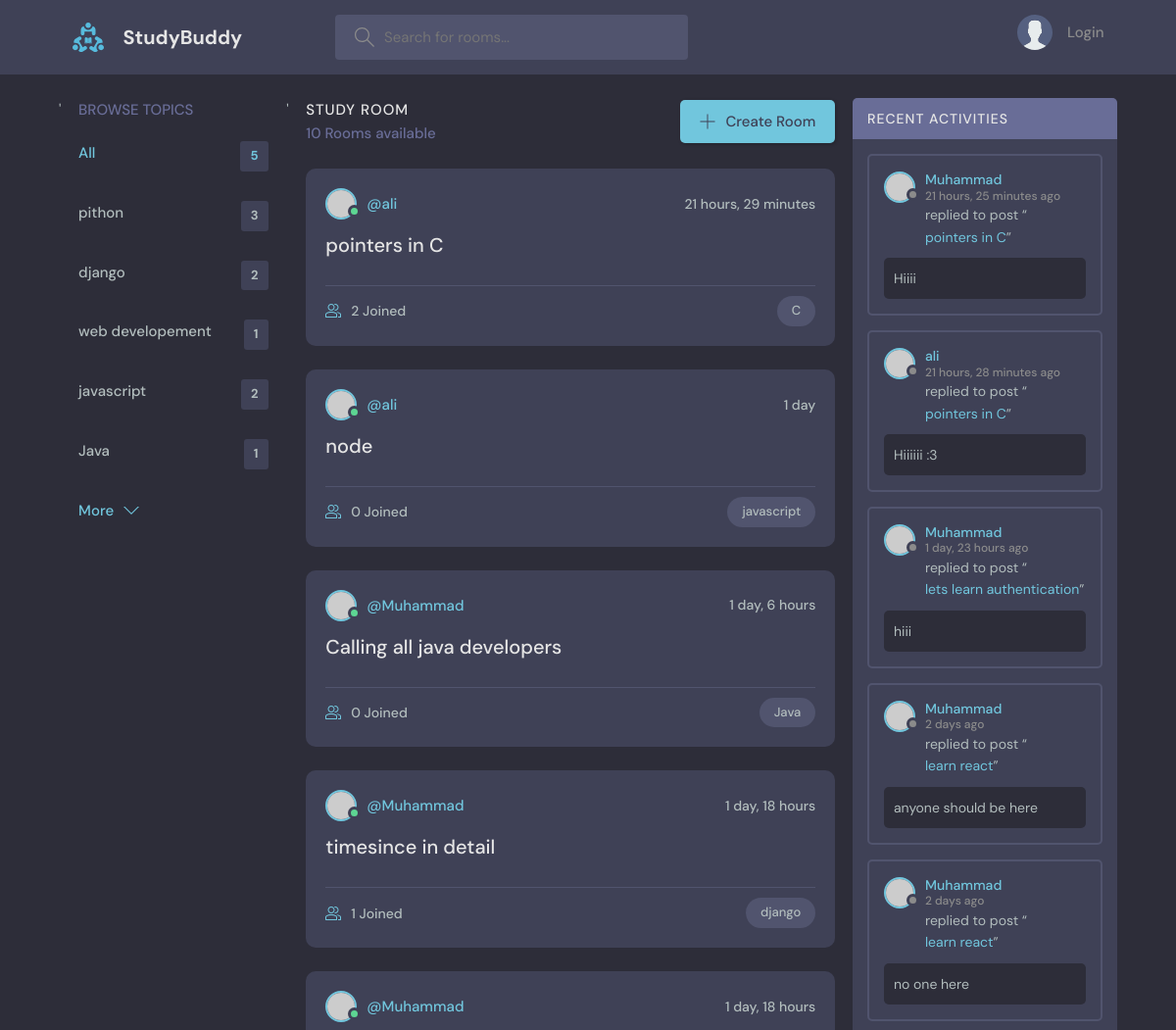
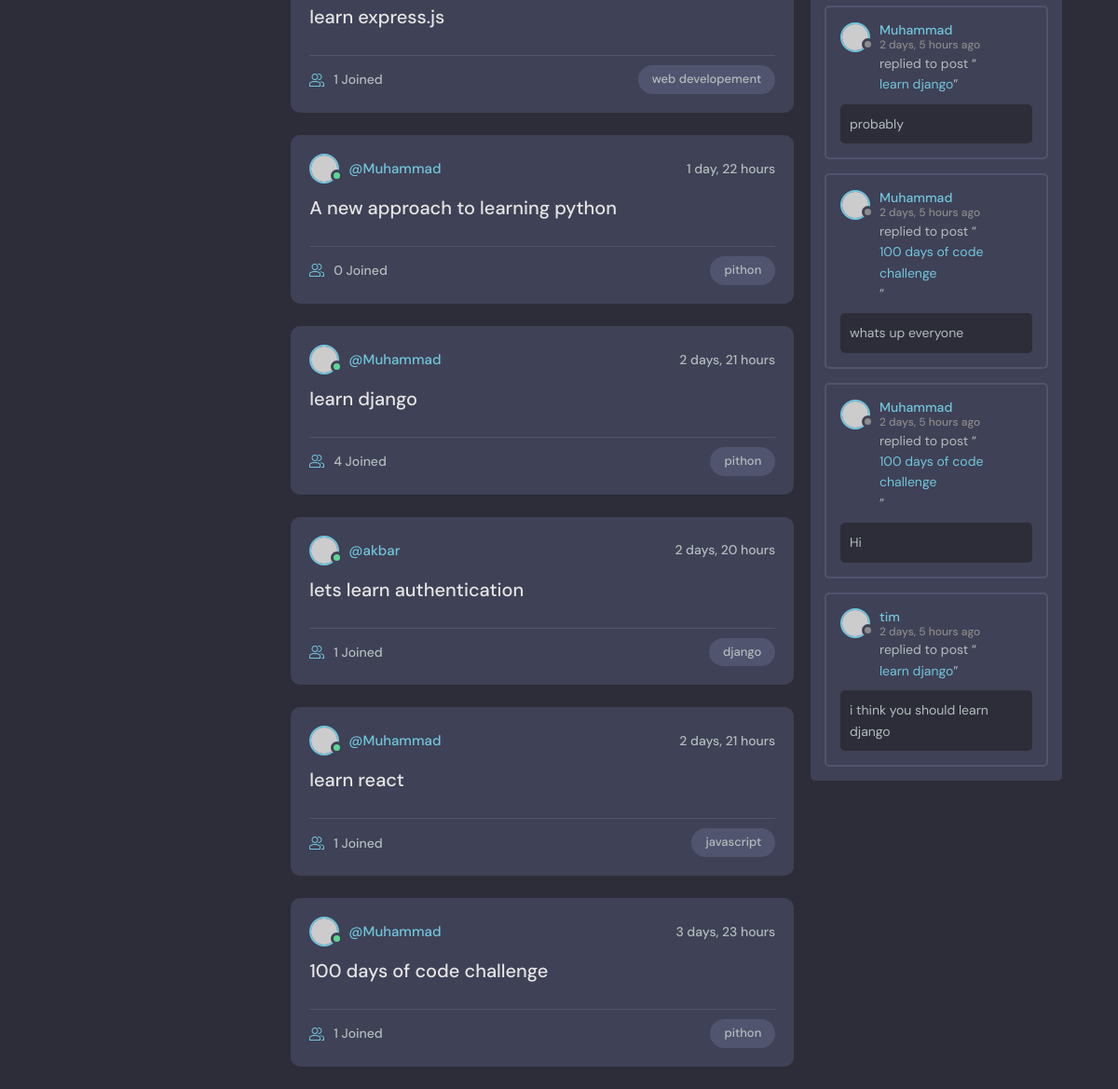
The page / on the database its author committed (2 pictures, top to bottom).
### base/models.py (models this page shows, shortened)
class Topic(models.Model):
    name = models.CharField(max_length=100)

class Room(models.Model):
    host = models.ForeignKey(User, on_delete=models.SET_NULL, null=True)
    topic = models.ForeignKey(Topic, on_delete=models.SET_NULL,null=True)
    name = models.CharField(max_length=200)
    description = models.TextField(null = True, blank=True )
    participants = models.ManyToManyField(User,related_name="participants",blank = True)
    updated = models.DateTimeField(auto_now=True)
    created = models.DateTimeField(auto_now_add=True)
    class Meta:
        ordering = ['-updated', '-created']
    def __str__(self):
        return self.name

class Message(models.Model):
    user = models.ForeignKey(User, on_delete=models.CASCADE)
    room = models.ForeignKey(Room, on_delete=models.CASCADE)
    body = models.TextField()
    updated = models.DateTimeField(auto_now=True)
    created = models.DateTimeField(auto_now_add=True)
    class Meta:
        ordering = ['-updated', '-created']

### base/views.py (the view)
# urls.py: path('',views.home, name = "home"),
def home(request):
    q = request.GET.get('q') if request.GET.get('q') != None else ''
    rooms = Room.objects.filter(Q(topic__name__icontains=q)|Q(name__icontains=q) | Q(description__icontains=q))
    topics = Topic.objects.all()[0:5]
    room_count = rooms.count()
    room_messages = Message.objects.all().filter(Q(room__topic__name__icontains=q))
    context = {'rooms':rooms,'topics':topics,'room_count':room_count, 'room_messages':room_messages}
    return render(request,'base/home.html',context)

### base/templates/base/home.html (shortened to what this page needs)
  {% extends 'main.html' %}
  {% block content %}
    <main class="layout layout--3">
      <div class="container">
        '
          {% include 'base/topics-component.html' %}
'
        <div class="roomList">
          <div class="roomList__header">
            <div>
              <h2>Study Room</h2>
              <p>{{room_count}} Rooms available</p>
            </div>
            <a class="btn btn--main" href="{% url 'create-room' %}">
              <svg version="1.1" xmlns="http://www.w3.org/2000/svg" width="32" height="32" viewBox="0 0 32 32">
                <title>add</title>
                <path
                  d="M16.943 0.943h-1.885v14.115h-14.115v1.885h14.115v14.115h1.885v-14.115h14.115v-1.885h-14.115v-14.115z"
                ></path>
              </svg>
              Create Room
            </a>
          </div>
          {% include 'base/feed-component.html' %}
        </div>
         {% include 'base/activity-component.html' %}
      </div>
    </main>
    {% endblock content %}

### base/templates/base/topics-component.html
<div class="topics">
  <div class="topics__header">
    <h2>Browse Topics</h2>
  </div>
  <ul class="topics__list">
    <li>
      <a href="{% url 'home' %}" class="active">All <span>{{topics.count}}</span></a>
    </li>
    {% for topic in topics %}
    <li>
      <a href="{% url 'home'%}?q={{topic.name}}">{{topic.name}} <span>{{topic.room_set.all.count}}</span></a>
    </li>
 {% endfor %}
  </ul>
  <a class="btn btn--link" href="{% url 'topics' %}">
    More
    <svg version="1.1" xmlns="http://www.w3.org/2000/svg" width="32" height="32" viewBox="0 0 32 32">
      <title>chevron-down</title>
      <path d="M16 21l-13-13h-3l16 16 16-16h-3l-13 13z"></path>
    </svg>
  </a>
</div>

### base/templates/base/feed-component.html (shortened to what this page needs)
{% for room in rooms %}
<div class="roomListRoom">
    <div class="roomListRoom__header">
      <a href="{% url 'user-profile' room.host.id %}" class="roomListRoom__author">
        <div class="avatar avatar--small active">
          <img src="https://randomuser.me/api/portraits/men/11.jpg" />
        </div>
        <span>@{{room.host.username}}</span>
      </a>
      <div class="roomListRoom__actions">
        <span>{{room.created|timesince}}</span>
      </div>
    </div>
    <div class="roomListRoom__content">
      <a href="{% url 'room' room.id %}">{{room.name}}</a>
    </div>
    <div class="roomListRoom__meta">
      <a href="{% url 'room' room.id %}" class="roomListRoom__joined">
       {{room.participants.all.count}} Joined
      </a>
      <p class="roomListRoom__topic">{{room.topic.name}}</p>
    </div>
  </div>
  {% endfor %}

### base/templates/base/activity-component.html (shortened to what this page needs)
<div class="activities">
    <div class="activities__header">
      <h2>Recent Activities</h2>
    </div>
    {% for message in room_messages %}
    <div class="activities__box">
      <div class="activities__boxHeader roomListRoom__header">
        <a href="{% url 'user-profile' message.user.id %}" class="roomListRoom__author">
          <div class="avatar avatar--small">
            <img src="https://randomuser.me/api/portraits/women/11.jpg" />
          </div>
          <p>
            {{message.user}}
            <span>{{message.created|timesince}} ago</span>
          </p>
        </a>
      </div>
      <div class="activities__boxContent">
        <p>replied to post “<a href="{% url 'room' message.room.id %}">{{message.room}}</a>”</p>
        <div class="activities__boxRoomContent">
{{message.body}}        </div>
      </div>
    </div>
  {% endfor %}
  </div>

### rows shown on the page
Topic: name "pithon", room_set.all.count "3"
Topic: name "django", room_set.all.count "2"
Topic: name "web developement", room_set.all.count "1"
Topic: name "javascript", room_set.all.count "2"
Topic: name "Java", room_set.all.count "1"
Room: host.username "ali", created "21 hours, 29 minutes", name "pointers in C", participants.all.count "2", topic.name "C"
Room: host.username "ali", created "1 day", name "node", participants.all.count "0", topic.name "javascript"
Room: host.username "Muhammad", created "1 day, 6 hours", name "Calling all java developers", participants.all.count "0", topic.name "Java"
Room: host.username "Muhammad", created "1 day, 18 hours", name "timesince in detail", participants.all.count "1", topic.name "django"
Room: host.username "Muhammad", created "1 day, 18 hours", name "learn express.js", participants.all.count "1", topic.name "web developement"
Room: host.username "Muhammad", created "1 day, 22 hours", name "A new approach to learning python", participants.all.count "0", topic.name "pithon"
Room: host.username "Muhammad", created "2 days, 21 hours", name "learn django", participants.all.count "4", topic.name "pithon"
Room: host.username "akbar", created "2 days, 20 hours", name "lets learn authentication", participants.all.count "1", topic.name "django"
Room: host.username "Muhammad", created "2 days, 21 hours", name "learn react", participants.all.count "1", topic.name "javascript"
Room: host.username "Muhammad", created "3 days, 23 hours", name "100 days of code challenge", participants.all.count "1", topic.name "pithon"
Message: user "Muhammad", created "21 hours, 25 minutes", room "pointers in C", body "Hiiii"
Message: user "ali", created "21 hours, 28 minutes", room "pointers in C", body "Hiiiiii :3"
Message: user "Muhammad", created "1 day, 23 hours", room "lets learn authentication", body "hiii"
Message: user "Muhammad", created "2 days", room "learn react", body "anyone should be here"
Message: user "Muhammad", created "2 days", room "learn react", body "no one here"
Message: user "Muhammad", created "2 days, 5 hours", room "learn django", body "probably"
Message: user "Muhammad", created "2 days, 5 hours", room "100 days of code challenge", body "whats up everyone"
Message: user "Muhammad", created "2 days, 5 hours", room "100 days of code challenge", body "Hi"
Message: user "tim", created "2 days, 5 hours", room "learn django", body "i think you should learn django"

### other values the page prints
{{ topics.count }} "5"
{{ room_count }} "10"
